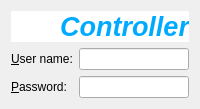
     <widget class="QWidget" name="controllerPage">
      <layout class="QFormLayout" name="formLayout">
       <item row="0" column="0" colspan="2">
        <widget class="QLabel" name="label">
         <property name="palette">
          <palette>
           <active>
            <colorrole role="WindowText">
             <brush brushstyle="SolidPattern">
              <color alpha="255">
               <red>0</red>
               <green>170</green>
               <blue>255</blue>
              </color>
             </brush>
            </colorrole>
            <colorrole role="Base">
             <brush brushstyle="SolidPattern">
              <color alpha="255">
               <red>255</red>
               <green>255</green>
               <blue>255</blue>
              </color>
             </brush>
            </colorrole>
            <colorrole role="Window">
             <brush brushstyle="SolidPattern">
              <color alpha="255">
               <red>255</red>
               <green>255</green>
               <blue>255</blue>
              </color>
             </brush>
            </colorrole>
           </active>
           <inactive>
            <colorrole role="WindowText">
             <brush brushstyle="SolidPattern">
              <color alpha="255">
               <red>0</red>
               <green>170</green>
               <blue>255</blue>
              </color>
             </brush>
            </colorrole>
            <colorrole role="Base">
             <brush brushstyle="SolidPattern">
              <color alpha="255">
               <red>255</red>
               <green>255</green>
               <blue>255</blue>
              </color>
             </brush>
            </colorrole>
            <colorrole role="Window">
             <brush brushstyle="SolidPattern">
              <color alpha="255">
               <red>255</red>
               <green>255</green>
               <blue>255</blue>
              </color>
             </brush>
            </colorrole>
           </inactive>
           <disabled>
            <colorrole role="WindowText">
             <brush brushstyle="SolidPattern">
              <color alpha="255">
               <red>119</red>
               <green>119</green>
               <blue>119</blue>
              </color>
             </brush>
            </colorrole>
            <colorrole role="Base">
             <brush brushstyle="SolidPattern">
              <color alpha="255">
               <red>255</red>
               <green>255</green>
               <blue>255</blue>
              </color>
             </brush>
            </colorrole>
            <colorrole role="Window">
             <brush brushstyle="SolidPattern">
              <color alpha="255">
               <red>255</red>
               <green>255</green>
               <blue>255</blue>
              </color>
             </brush>
            </colorrole>
           </disabled>
          </palette>
         </property>
         <property name="font">
          <font>
           <pointsize>20</pointsize>
           <weight>75</weight>
           <italic>true</italic>
           <bold>true</bold>
          </font>
         </property>
         <property name="autoFillBackground">
          <bool>true</bool>
         </property>
         <property name="text">
          <string>Controller</string>
         </property>
         <property name="alignment">
          <set>Qt::AlignRight|Qt::AlignTrailing|Qt::AlignVCenter</set>
         </property>
         <property name="margin">
          <number>0</number>
         </property>
        </widget>
       </item>
       <item row="1" column="0">
        <widget class="QLabel" name="label_2">
         <property name="text">
          <string>&amp;User name:</string>
         </property>
         <property name="buddy">
          <cstring>userNameLineEdit</cstring>
         </property>
        </widget>
       </item>
       <item row="1" column="1">
        <widget class="QLineEdit" name="userNameLineEdit"/>
       </item>
       <item row="2" column="0">
        <widget class="QLabel" name="label_3">
         <property name="text">
          <string>&amp;Password:</string>
         </property>
         <property name="buddy">
          <cstring>passwordLineEdit</cstring>
         </property>
        </widget>
       </item>
       <item row="2" column="1">
        <widget class="QLineEdit" name="passwordLineEdit"/>
       </item>
      </layout>
     </widget>
